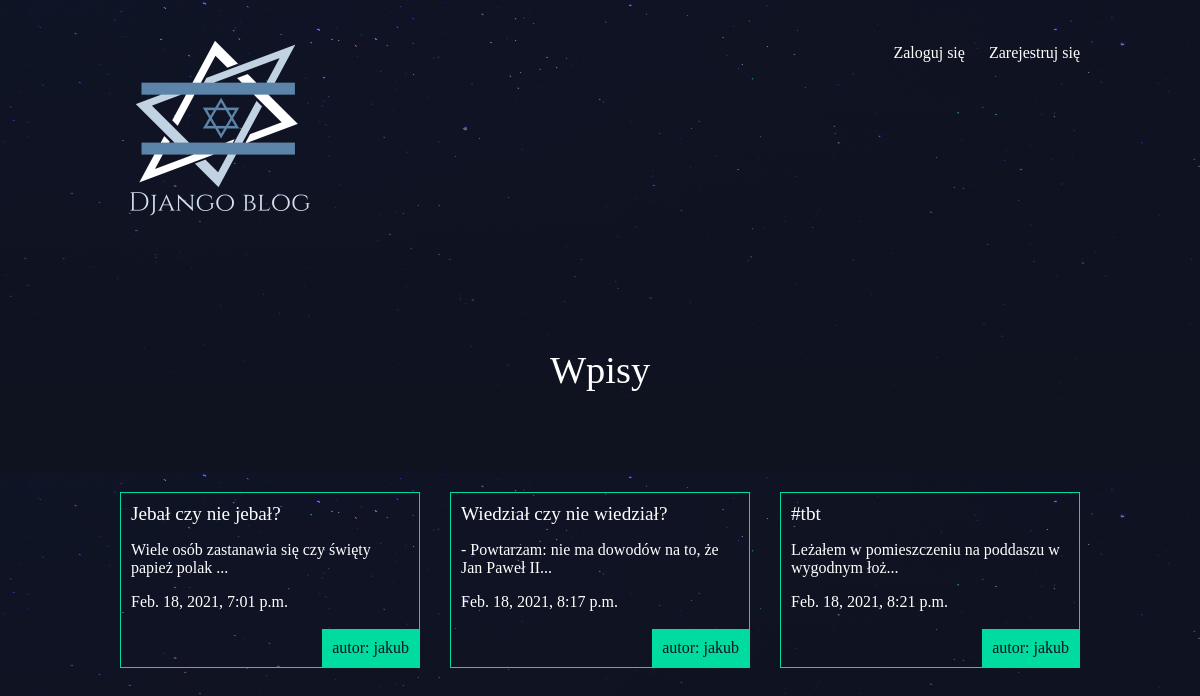
The page / on the database its author committed.
### articles/models.py (models this page shows, shortened)
class Article(models.Model):
    title = models.CharField(max_length=100)
    slug = models.SlugField()
    body = models.TextField()
    date = models.DateTimeField(auto_now_add=True)
    thumb = models.ImageField(default='default.png', blank=True)
    author = models.ForeignKey(User, default=None, on_delete=models.CASCADE)
    def snippet(self):
        return self.body[:50] + '...'

### articles/views.py (the view)
# urls.py: path('', views.article_list, name='list'),
def article_list(request):
    articles = Article.objects.all().order_by('date')
    test = Test.objects.all()
    return render(request, "articles/article_list.html", {'articles': articles, 'test':test})

### articles/templates/articles/article_list.html
{% extends 'base_layout.html' %}
{% block content %}
<h1>Wpisy</h1>
<div class="articles">
    {% for article in articles %}
    <div class="article">
        <h2><a href="{% url 'articles:detail' slug=article.slug %}">{{ article.title }}</a></h2>
        <p>{{ article.snippet }}</p>
        <p>{{ article.date }}</p>
        <p class="author">autor: {{ article.author.username }}</p>
    </div>
    {% endfor %}
</div>
{% endblock %}

### templates/base_layout.html (shortened to what this page needs)
{% load static from static %}
<html>
    <head>
        <link rel="stylesheet" href="{% static 'styles.css' %}">
    </head>
    <body>
        <header class="wrapper">
            <h1><a href="{% url 'home' %}"><img src="{% static 'zydek.png' %}" alt="djangonautic" /></a></h1>
            <nav>
                <ul>
                    {% if user.is_authenticated %}
                    <li>
                        <form class="logout-link" action="{% url 'accounts:logout' %}" method="post">
                            {% csrf_token %}
                            <button type="submit">Wyloguj się</button>
                        </form>
                    </li>
                    <li><a href="{% url 'articles:create' %}" class="highlight">Dodaj wpis</a></li>
                    {% else %}
                    <li><a href="{% url 'accounts:login' %}">Zaloguj się</a></li>
                    <li><a href="{% url 'accounts:signup' %}">Zarejestruj się</a></li>
                    {% endif %}
                </ul>
            </nav>
        </header>
        <div class="wrapper">
            {% block content %}
            {% endblock %}
        </div>
    </body>
</html>

### assets/styles.css (style rules this page uses)
body { background-color: #0f121f; background-image: url(/static/stars.png); background-repeat-y: no-repeat; color: #fff; }
body * { font-family: Ubuntu; }
h1, h2, h3, h4, h5 { font-weight: normal; margin: 0; }
a, a:hover, a:visited { color: #fff; text-decoration: none; }
.wrapper { max-width: 960px; margin: 0 auto; }
div.wrapper > h1 { text-align: center; margin: 100px auto; font-size: 2.4em }
header { display: grid; grid-template-columns: 1fr 1fr; padding: 20px 0; }
nav { justify-self: end; }
nav li { display: inline-block; list-style-type: none; margin-left: 20px; }
.articles { display: grid; grid-template-columns: 1fr 1fr 1fr; grid-gap: 30px; }
.article { padding: 10px; border: 1px solid #00dba0; position: relative; padding-bottom: 40px; }
.article h2 { font-size: 1.2em; }
.article .author { padding: 10px; background: #00dba0; position: absolute; right: 0; bottom: 0; margin: 0; color: #0f121f; }

### rows shown on the page
Article: title "Jebał czy nie jebał?", snippet "Wiele osób zastanawia się czy święty papież polak ...", date "Feb. 18, 2021, 7:01 p.m.", author.username "jakub"
Article: title "Wiedział czy nie wiedział?", snippet "- Powtarzam: nie ma dowodów na to, że Jan Paweł II...", date "Feb. 18, 2021, 8:17 p.m.", author.username "jakub"
Article: title "#tbt", snippet "Leżałem w pomieszczeniu na poddaszu w wygodnym łoż...", date "Feb. 18, 2021, 8:21 p.m.", author.username "jakub"
